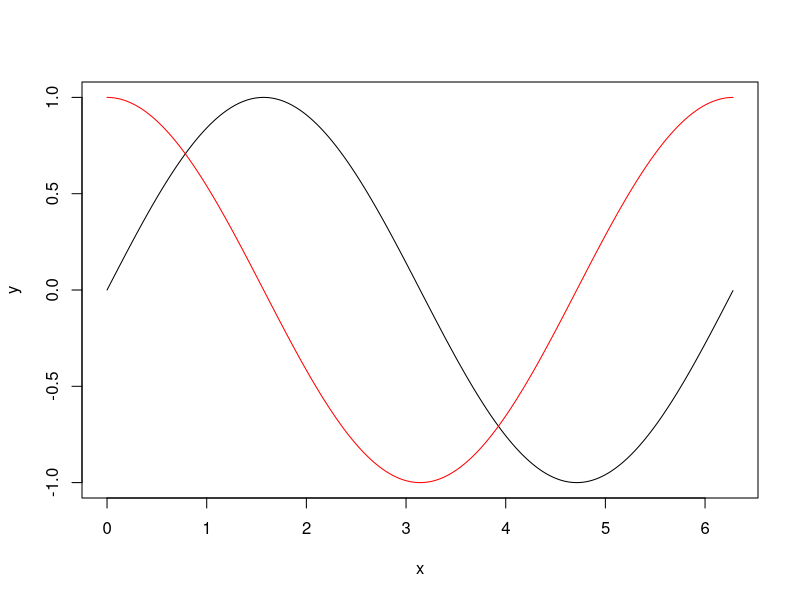

This chart was generated by the following R code:
#  R always works with angles in radians!
# deg <- function(radians) 180*radians/pi
# rad <- function(degrees) degrees*pi/180

par(mfrow=c(1,1)) #Set margins
 x=seq(0,2*pi,0.01)
 y=sin(x)
 z=cos(x)
 plot(x,y,type='l')
 par(col='red')
 lines(x,z)
